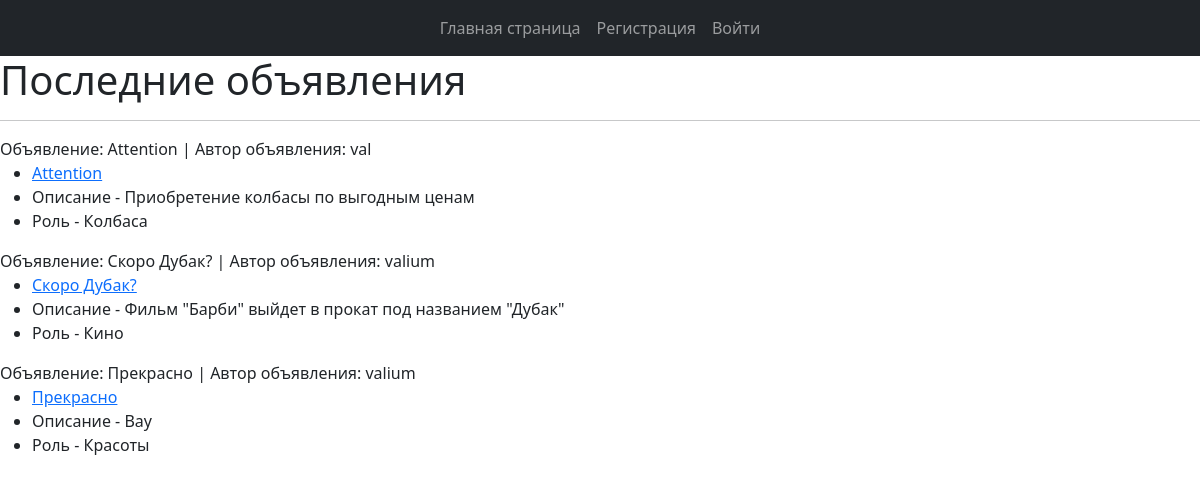
The page / on the database its author committed.
### usersapp/models.py (models this page shows)
class Post(models.Model):
    title = models.CharField(max_length=150)
    author = models.ForeignKey(to=User, on_delete=models.CASCADE)
    category = models.ForeignKey(to=Category, on_delete=models.CASCADE)
    description = models.TextField()
    created = models.DateTimeField(auto_now_add=True)
    updated = models.DateTimeField(auto_now=True)
    file_add = models.FileField(null=True, blank=True, upload_to="add_files")
    def __str__(self) -> str:
        return f"Объявление: {self.title} | Автор объявления: {self.author}"

class User(AbstractUser):
    image = models.ImageField(upload_to="users_images", blank=True, null=True)
    is_verified_email = models.BooleanField(default=False)
    email = models.EmailField(unique=True, blank=False)

class Category(models.Model):
    name = models.CharField(max_length=56, unique=True)
    def __str__(self) -> str:
        return self.name

### usersapp/views.py (the view)
# urls.py: path('', IndexView.as_view(), name='index'),
class IndexView(TemplateView):
    template_name = "usersapp/index.html"
    def get_context_data(self, **kwargs):
        context = super().get_context_data(**kwargs)
        context["posts"] = Post.objects.all()
        context["title"] = "Главная страница"
        return context

### usersapp/templates/usersapp/index.html (shortened to what this page needs)
{% extends 'usersapp/base.html' %}
{% load static %}
{% block content %}
    {% if posts %}
    <h1>Последние объявления</h1>
    <hr>
    {% for post in posts %}
    <div>{{ post }}
        <ul>
            <li><a href="{% url 'usersapp:post' post.id %}">{{ post.title }}</a></li>
            <li>Описание - {{ post.description }}</li>
            <li>Роль - {{ post.category }}</li>
        </ul>
    </div>
    {% endfor %}
    {% else %}
    <h1>Объявлений нет</h1>
    {% endif %}
{% endblock %}

### rows shown on the page
Post: title+author "Объявление: Attention | Автор объявления: val", title "Attention", description "Приобретение колбасы по выгодным ценам", category "Колбаса"
Post: title+author "Объявление: Скоро Дубак? | Автор объявления: valium", title "Скоро Дубак?", description "Фильм \"Барби\" выйдет в прокат под названием \"Дубак\"", category "Кино"
Post: title+author "Объявление: Прекрасно | Автор объявления: valium", title "Прекрасно", description "Вау", category "Красоты"
